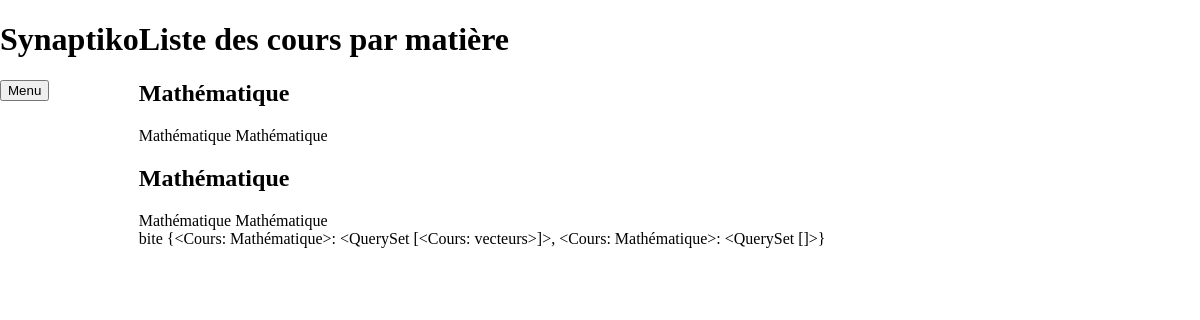
/mdr/liste-cours/, run on an earlier commit of the app's database.
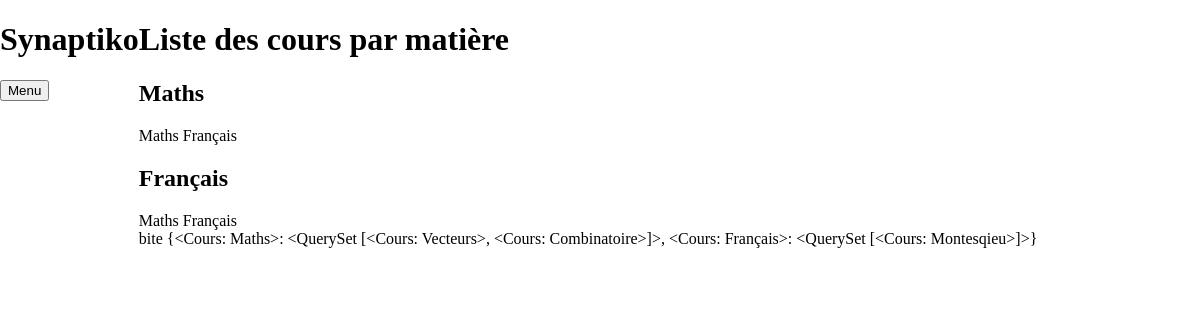
And on a later commit of the database.
### connaissance/models.py (models this page shows)
class Cours(models.Model):
    titre = models.CharField(max_length=50)
    parent = models.ForeignKey("self", on_delete=models.CASCADE, default=None, null=True, blank=True)
    document = models.FileField(upload_to=None, max_length=100, blank=True,null=True)
    racine = models.BooleanField(default=False, null=False)
    def __str__(self):
        return self.titre

### connaissance/views.py (the view)
# urls.py: path("liste-cours/", views.liste_cours, name="liste-cours"),
def liste_cours(request):
    matieres = Cours.objects.filter(racine=True)
    courses_by_subject = {}
    for matiere in matieres:
        courses_by_subject[matiere] = Cours.objects.filter(parent=matiere)
    return render(request, 'cours/liste.html', {'cours': courses_by_subject, 'matieres': matieres})

### templates/cours/liste.html
{% extends 'baseavecnavbar.html' %}
{% block content %}
<h1>Liste des cours par matière</h1>
{% for matiere in matieres %}
<h2>{{ matiere }}</h2>
{% for cour in cours %}
{{ cour }}
{% endfor %}
{% endfor %}
<br>
bite
{{ cours }}
{% endblock content %}

### templates/baseavecnavbar.html (shortened to what this page needs)
<!DOCTYPE html>
    <html lang="en">
        <head>
        </head>
    <body>
        <header>
            <h1>Synaptiko</h1>
            <button id="toggleNav">Menu</button>
        </header>
        <div class="content">
        {% block content %}
        {% endblock %}
        </div>
    </body>
</html>

What changed in the data, as far as the page shows it:
removed Cours: titre "Mathématique", titre.titre "{<Cours: Mathématique>: <QuerySet [<Cours: vecteurs>]>, <Cours: Mathématique>: <QuerySet []>}"
removed Cours: titre "Mathématique"
added Cours: titre "Maths", titre.titre "{<Cours: Maths>: <QuerySet [<Cours: Vecteurs>, <Cours: Combinatoire>]>, <Cours: Français>: <QuerySet [<Cours: Montesqieu>]>}"
added Cours: titre "Français"
